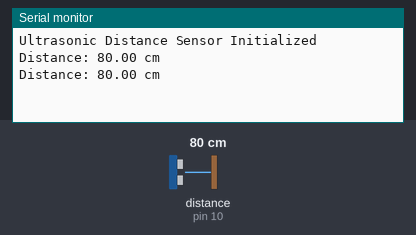
Bench run of a sketch on a simulated Arduino Uno, built with avr-gcc and run on an emulated ATmega328P. Parts: the last lines printed to the serial monitor. Wiring (inferred from the names in the program): ultrasonic range finder: trigger pin 9; echo pin 10. The inputs (shaded band) are chosen by the test bench; at power-on: distance to the obstacle (sensor on pin 10) 80 cm. The echo pulse lasts 58.3 µs per cm.

Above: at 1.8 s.
1.9 s: distance to the obstacle (sensor on pin 10) set to 2 cm
At 2.8 s:
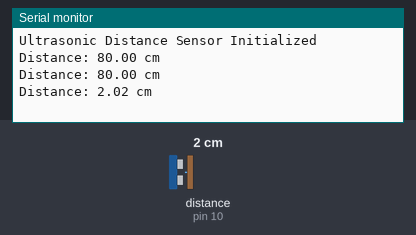
3.4 s: distance to the obstacle (sensor on pin 10) set to 4 cm
At 4.5 s:
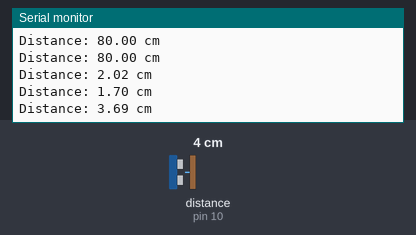
Timing chart, 0 to 6.4 s (numbered marks = the images above; inputs shaded):
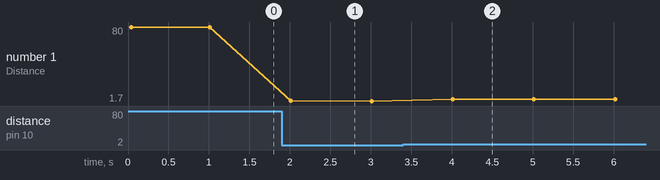

The sketch:

ultrasonic_sensor.ino
```cpp
// ultrasonic_sensor.ino
// Day 4: Ultrasonic Sensor (HC-SR04) – Distance Measuring

const int trigPin = 9;
const int echoPin = 10;
long duration;
float distance;

void setup() {
  Serial.begin(9600);
  pinMode(trigPin, OUTPUT);
  pinMode(echoPin, INPUT);
  Serial.println("Ultrasonic Distance Sensor Initialized");
}

void loop() {
  // Clear the trigPin
  digitalWrite(trigPin, LOW);
  delayMicroseconds(2);

  // Send 10µs pulse to trigger
  digitalWrite(trigPin, HIGH);
  delayMicroseconds(10);
  digitalWrite(trigPin, LOW);

  // Read echo pin
  duration = pulseIn(echoPin, HIGH);

  // Calculate distance in cm
  distance = duration * 0.0343 / 2;

  Serial.print("Distance: ");
  Serial.print(distance);
  Serial.println(" cm");
  delay(1000);
}
```

Measured:
- after the input at 1.9 s, the serial monitor: prints a new line after 0.11 s (image 1)
- after the input at 3.4 s, the serial monitor: prints a new line after 0.61 s (image 2)
- plotted number 1: 80 → 1.7 after the input at 1.9 s, 1.7 → 3.69 after the input at 3.4 s
